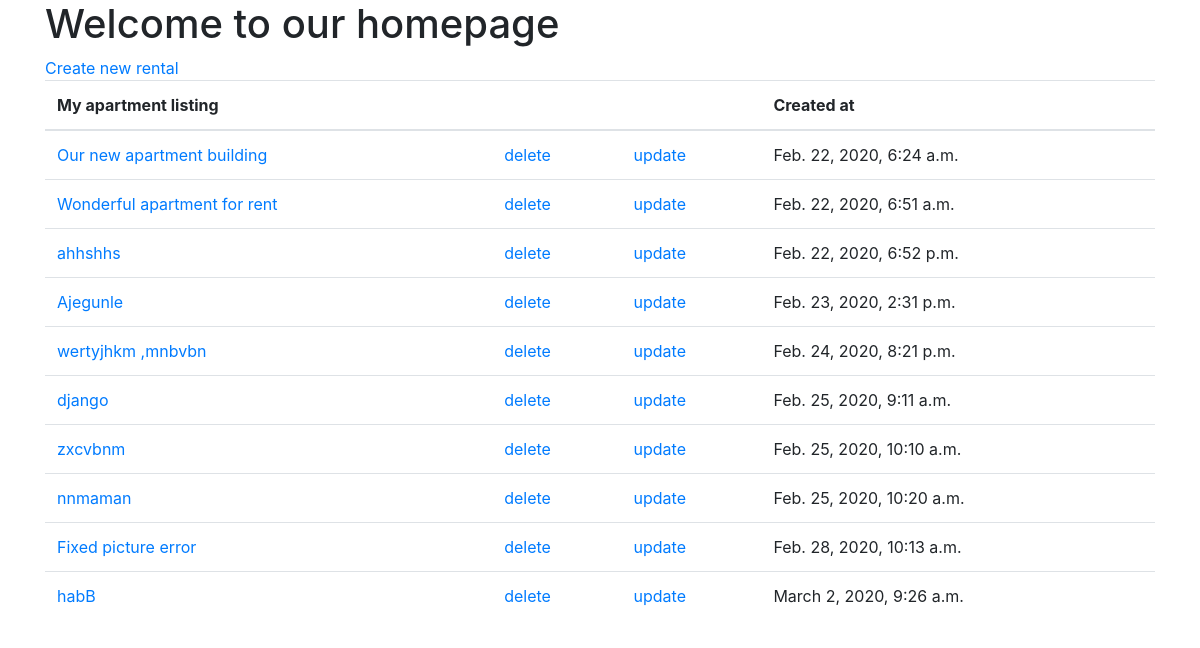
Page /rental/ on the committed database.
### rental/models.py (models this page shows, shortened)
class RentalProperty(models.Model):
    landlord = models.ForeignKey("Landlord", related_name='rentalpropertys', on_delete=models.CASCADE)
    created_by = models.ForeignKey(UserModel, related_name='rentalpropertys', on_delete=models.CASCADE)
    title = models.TextField(unique=True)
    created_at = models.DateTimeField(auto_now_add=True)
    PROPERTY_LISTING_CHOICES = Choices(
        ('APARTMENT', _('Apartment')),
        ('HOLIDAY_HOME', _('Holiday home')),
        ('SINGLE_FAMILY_HOME', _('Single family home')),
        ('COMMERCIAL', _('Commercial')),
    )
    type_of_property_listing = models.CharField(
        max_length = 50,
        choices = PROPERTY_LISTING_CHOICES,
        default = PROPERTY_LISTING_CHOICES.APARTMENT,)
    street = models.CharField(max_length=255)
    borough = models.CharField(max_length=255)
    image = models.ImageField(upload_to='images/', null=True, blank=True,)

### rental/views.py (the view)
# urls.py: path('', views.HomeView.as_view(), name="home" ),
class HomeView(generic.ListView):
    model = RentalProperty
    template_name = 'rental/index.html'

### rental/templates/rental/index.html (shortened to what this page needs)
<!DOCTYPE html>
<html lang="en">
<head>
    <link href="https://stackpath.bootstrapcdn.com/bootstrap/4.4.1/css/bootstrap.min.css" rel="stylesheet">
</head>
<body>
    <div class="container">
    <h1>Welcome to our homepage</h1>
    <a href="{% url 'rental:new_rental' pk=1 %}">Create new rental</a>
    </div>
   <div class="container">
    <table class="table">
        <thead class="thead-inverse">
          <tr>
            <th>My apartment listing</th>
            <th></th>
            <th></th>
            <th>Created at</th>
          </tr>
        </thead>
        {% if rentalproperty_list %}
        <tbody>
            {% for propertys in rentalproperty_list %}
          <tr>
            <td>
            <a href="{% url 'rental:detail' propertys.pk %}">{{propertys.title}}</a>
            </td>
            <td class="align-middle">
            <a href="{% url 'rental:delete' propertys.pk %}">delete</a>
            </td>
            <td class="align-middle">
            <a href="{% url 'rental:update' propertys.pk %}">update</a>
            </td>
            <td class="align-middle">
                {{ propertys.created_at }}
            </td>
          </tr>
          {% endfor %}
        </tbody>
        {%else %}
    <p>No rental title available</p>
    {% endif %}
      </table>
    </div>
</body>
</html>

### rows in the picture
RentalProperty: title "Our new apartment building", created_at "Feb. 22, 2020, 6:24 a.m."
RentalProperty: title "Wonderful apartment for rent", created_at "Feb. 22, 2020, 6:51 a.m."
RentalProperty: title "ahhshhs", created_at "Feb. 22, 2020, 6:52 p.m."
RentalProperty: title "Ajegunle", created_at "Feb. 23, 2020, 2:31 p.m."
RentalProperty: title "wertyjhkm ,mnbvbn", created_at "Feb. 24, 2020, 8:21 p.m."
RentalProperty: title "django", created_at "Feb. 25, 2020, 9:11 a.m."
RentalProperty: title "zxcvbnm", created_at "Feb. 25, 2020, 10:10 a.m."
RentalProperty: title "nnmaman", created_at "Feb. 25, 2020, 10:20 a.m."
RentalProperty: title "Fixed picture error", created_at "Feb. 28, 2020, 10:13 a.m."
RentalProperty: title "habB", created_at "March 2, 2020, 9:26 a.m."
